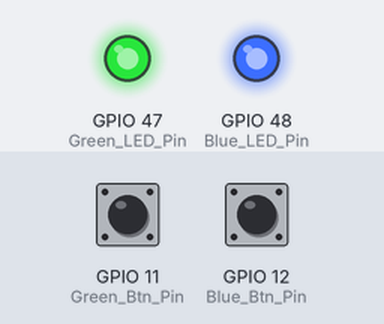
Bench run of a sketch on a simulated ESP32-S3. On the bench: output pins drawn as LEDs (lit = HIGH). The inputs (shaded band) are chosen by the test bench; at power-on: GPIO 11 (Green_Btn_Pin) HIGH, GPIO 12 (Blue_Btn_Pin) HIGH. I2S audio is not simulated (input reads silence).

Above: at 1.2 s.
1.3 s: GPIO 11 (Green_Btn_Pin) pulled LOW for 3.2 s
At 2.5 s:
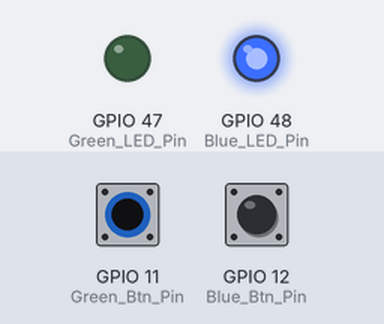
7.5 s: GPIO 12 (Blue_Btn_Pin) pulled LOW for 0.15 s
At 8.4 s:
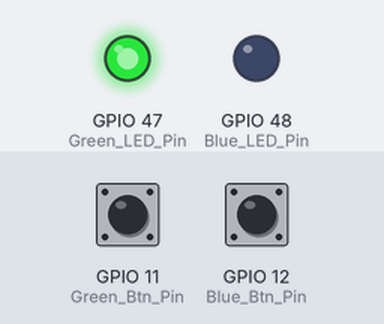
10.6 s: GPIO 12 (Blue_Btn_Pin) pulled LOW for 1 s
At 14.3 s:
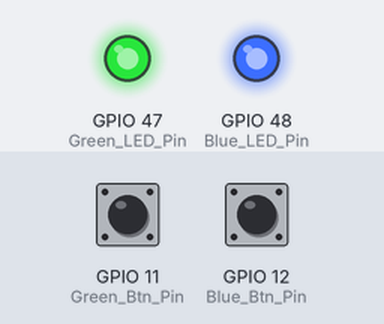
14.6 s: GPIO 12 (Blue_Btn_Pin) pulled LOW for 3.2 s
At 15.2 s:
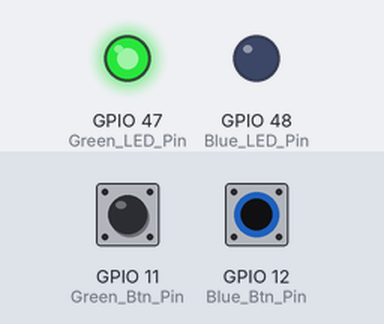
Timing chart, 0 to 21.8 s (numbered marks = the images above; inputs shaded):
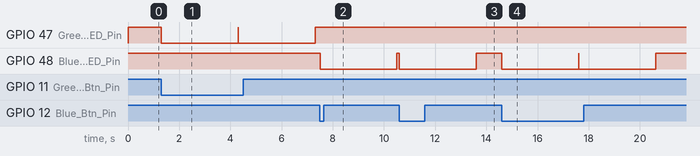

Measured:
- after the input at 1.3 s, GPIO 47 (Green_LED_Pin): alternates HIGH for 0.01 s and LOW for 3.0 s, starting at once
- after the input at 7.5 s, GPIO 48 (Blue_LED_Pin): HIGH → LOW at once, → HIGH 3.0 s later
- after the input at 10.6 s, GPIO 48 (Blue_LED_Pin): HIGH → LOW at once, → HIGH 3.0 s later
- after the input at 14.6 s, GPIO 48 (Blue_LED_Pin): alternates HIGH for 0.01 s and LOW for 3.0 s, starting at once

The sketch:

mic.ino
```cpp
#include <driver/i2s.h>

static int INMP441_WS_Pin =     18;
static int INMP441_SCK_Pin =    17;
static int INMP441_SD_Pin =     8;
static int MAX98357_LRC_Pin =   13;
static int MAX98357_BCLK_PIn =  14;
static int MAX98357_DIN_Pin =   4;
#define SAMPLE_RATE 44100

static int Green_Btn_Pin = 11;
static int Green_LED_Pin = 47;
static int Blue_Btn_Pin = 12;
static int Blue_LED_Pin = 48;

i2s_config_t i2sIn_config = {
  .mode = i2s_mode_t(I2S_MODE_MASTER | I2S_MODE_RX),
  .sample_rate = SAMPLE_RATE,
  .bits_per_sample = i2s_bits_per_sample_t(16),
  .channel_format = I2S_CHANNEL_FMT_ONLY_LEFT,
  .communication_format = i2s_comm_format_t(I2S_COMM_FORMAT_STAND_I2S),
  .intr_alloc_flags = ESP_INTR_FLAG_LEVEL1,
  .dma_buf_count = 8,
  .dma_buf_len = 1024
};

const i2s_pin_config_t i2sIn_pin_config = {
  .bck_io_num = INMP441_SCK_Pin,
  .ws_io_num = INMP441_WS_Pin,
  .data_out_num = -1,
  .data_in_num = INMP441_SD_Pin
};

i2s_config_t i2sOut_config = {
  .mode = i2s_mode_t(I2S_MODE_MASTER | I2S_MODE_TX),
  .sample_rate = SAMPLE_RATE,
  .bits_per_sample = i2s_bits_per_sample_t(16),
  .channel_format = I2S_CHANNEL_FMT_ONLY_RIGHT,
  .communication_format = i2s_comm_format_t(I2S_COMM_FORMAT_STAND_I2S),
  .intr_alloc_flags = ESP_INTR_FLAG_LEVEL1,
  .dma_buf_count = 8,
  .dma_buf_len = 1024
};

const i2s_pin_config_t i2sOut_pin_config = {
  .bck_io_num = MAX98357_BCLK_PIn,
  .ws_io_num = MAX98357_LRC_Pin,
  .data_out_num = MAX98357_DIN_Pin,
  .data_in_num = -1
};

void setup() {
  i2s_driver_install(I2S_NUM_0, &i2sIn_config, 0, NULL);
  i2s_set_pin(I2S_NUM_0, &i2sIn_pin_config);
  i2s_driver_install(I2S_NUM_1, &i2sOut_config, 0, NULL);
  i2s_set_pin(I2S_NUM_1, &i2sOut_pin_config);

  pinMode(Blue_Btn_Pin, INPUT_PULLUP);
  pinMode(Blue_LED_Pin, OUTPUT);
  digitalWrite(Blue_LED_Pin, HIGH);
  pinMode(Green_Btn_Pin, INPUT_PULLUP);
  pinMode(Green_LED_Pin, OUTPUT);
  digitalWrite(Green_LED_Pin, HIGH);
}

int16_t data[SAMPLE_RATE * 3];
void loop() {
  size_t bytes_read;
  if (digitalRead(Green_Btn_Pin) == LOW)
  {
    digitalWrite(Green_LED_Pin, LOW);
    i2s_read(I2S_NUM_0, &data, sizeof(data), &bytes_read, portMAX_DELAY);
    int data_length = sizeof(data) / sizeof(data[0]);
    for (int i = 0; i < data_length; i++) {
      data[i] *= 10;
    }
    digitalWrite(Green_LED_Pin, HIGH);
  }

  if (digitalRead(Blue_Btn_Pin) == LOW)
  {
    digitalWrite(Blue_LED_Pin, LOW);
    i2s_write(I2S_NUM_1, &data, sizeof(data), &bytes_read, portMAX_DELAY);
    i2s_zero_dma_buffer(I2S_NUM_1);
    digitalWrite(Blue_LED_Pin, HIGH);
  }

  delay(10);
}
```
